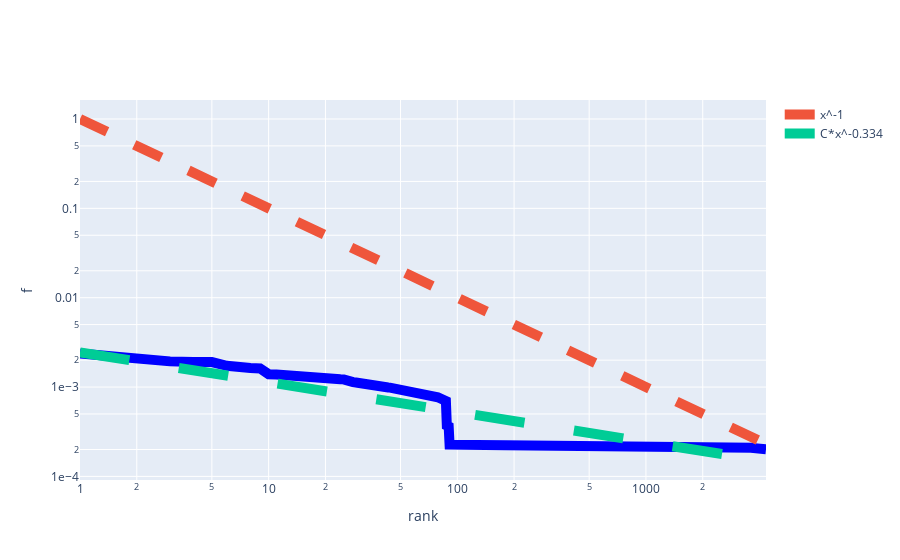

Notebook code cell kept with this figure:
### Code cell
layer_of_interest = runtime[moi_index].layers[-1]
cnts = layer_of_interest.sorted_nodes
cnts = np.abs(cnts)
cnts = cnts[cnts<1e15]
cnts = cnts/cnts.sum()

x = np.linspace(1, len(cnts), len(cnts))

fig = go.Figure()

fig.add_trace(go.Scatter(x=x, y=np.sort(cnts)[::-1], marker=dict(symbol="0", size=20, color="blue"), line_width=10, name="", showlegend=False))
fig.add_trace(go.Scatter(x=x, y=1/x, line_width=10, line_dash="dash",name="x^-1"))

fit_func = lambda x, C, gamma: C * np.power(x, - gamma)

popt, pcov = curve_fit(fit_func, x[:5000], cnts[:5000])
fig.add_trace(go.Scatter(x=x, y=fit_func(x, *popt), line_width=10, line_dash="longdash", name=f"C*x^-{round(popt[1],3)}"))

fig.update_xaxes(type="log", title="rank")
fig.update_yaxes(type="log", exponentformat="e", title="f")
#plt.ylim(1e-20,1)

### Figure 1 — Plotly figure (JSON) as saved in the notebook; plotly's stock layout.template omitted (floating-point values rounded to 4 significant figures; data arrays with more than 128 entries replaced by an {"elided": "..."} marker saying what was removed)
{"data": [{"line": {"width": 10}, "marker": {"color": "blue", "size": 20, "symbol": "0"}, "name": "", "showlegend": false, "type": "scatter", "x": {"elided": "4329 int values"}, "y": {"elided": "4329 float values"}}, {"line": {"dash": "dash", "width": 10}, "name": "x^-1", "type": "scatter", "x": {"elided": "4329 int values"}, "y": {"elided": "4329 float values"}}, {"line": {"dash": "longdash", "width": 10}, "name": "C*x^-0.334", "type": "scatter", "x": {"elided": "4329 int values"}, "y": {"elided": "4329 float values"}}], "layout": {"autosize": true, "xaxis": {"autorange": true, "range": [0, 3.636], "title": {"text": "rank"}, "type": "log"}, "yaxis": {"autorange": true, "exponentformat": "e", "range": [-4.04, 0.2127], "title": {"text": "f"}, "type": "log"}}}
